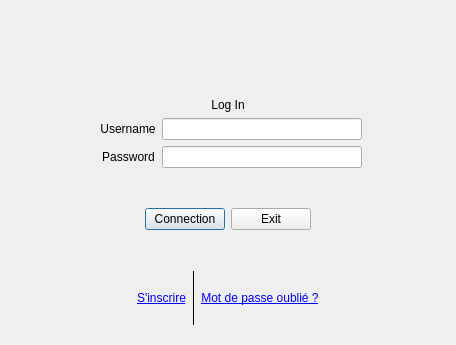
<?xml version="1.0" encoding="UTF-8"?>
<ui version="4.0">
 <class>ConnectionWindow</class>
 <widget class="QDialog" name="ConnectionWindow">
  <property name="windowModality">
   <enum>Qt::ApplicationModal</enum>
  </property>
  <property name="enabled">
   <bool>true</bool>
  </property>
  <property name="geometry">
   <rect>
    <x>0</x>
    <y>0</y>
    <width>456</width>
    <height>345</height>
   </rect>
  </property>
  <property name="contextMenuPolicy">
   <enum>Qt::DefaultContextMenu</enum>
  </property>
  <property name="windowTitle">
   <string>Connection</string>
  </property>
  <property name="modal">
   <bool>false</bool>
  </property>
  <layout class="QVBoxLayout" name="verticalLayout_2">
   <item alignment="Qt::AlignBottom">
    <widget class="QLabel" name="Logo">
     <property name="sizePolicy">
      <sizepolicy hsizetype="Preferred" vsizetype="Preferred">
       <horstretch>0</horstretch>
       <verstretch>0</verstretch>
      </sizepolicy>
     </property>
     <property name="maximumSize">
      <size>
       <width>16777215</width>
       <height>16777215</height>
      </size>
     </property>
     <property name="text">
      <string/>
     </property>
     <property name="pixmap">
      <pixmap resource="../pictures.qrc">:/logos/TwiceCastV2.png</pixmap>
     </property>
     <property name="scaledContents">
      <bool>false</bool>
     </property>
     <property name="alignment">
      <set>Qt::AlignHCenter|Qt::AlignTop</set>
     </property>
    </widget>
   </item>
   <item alignment="Qt::AlignBottom">
    <widget class="QWidget" name="LogInInfoWidget" native="true">
     <property name="sizePolicy">
      <sizepolicy hsizetype="Preferred" vsizetype="Fixed">
       <horstretch>0</horstretch>
       <verstretch>0</verstretch>
      </sizepolicy>
     </property>
     <property name="maximumSize">
      <size>
       <width>16777215</width>
       <height>121</height>
      </size>
     </property>
     <layout class="QVBoxLayout" name="verticalLayout">
      <item>
       <widget class="QLabel" name="ConnectionText">
        <property name="text">
         <string>Log In</string>
        </property>
        <property name="alignment">
         <set>Qt::AlignCenter</set>
        </property>
       </widget>
      </item>
      <item>
       <layout class="QFormLayout" name="FormConnection">
        <property name="sizeConstraint">
         <enum>QLayout::SetDefaultConstraint</enum>
        </property>
        <property name="fieldGrowthPolicy">
         <enum>QFormLayout::FieldsStayAtSizeHint</enum>
        </property>
        <property name="labelAlignment">
         <set>Qt::AlignCenter</set>
        </property>
        <property name="formAlignment">
         <set>Qt::AlignHCenter|Qt::AlignTop</set>
        </property>
        <item row="0" column="0">
         <widget class="QLabel" name="UsernameText">
          <property name="text">
           <string>Username</string>
          </property>
          <property name="alignment">
           <set>Qt::AlignCenter</set>
          </property>
         </widget>
        </item>
        <item row="0" column="1">
         <widget class="QLineEdit" name="UsernameEdit">
          <property name="minimumSize">
           <size>
            <width>200</width>
            <height>0</height>
           </size>
          </property>
         </widget>
        </item>
        <item row="1" column="0">
         <widget class="QLabel" name="PasswordText">
          <property name="text">
           <string>Password</string>
          </property>
          <property name="alignment">
           <set>Qt::AlignCenter</set>
          </property>
          <property name="wordWrap">
           <bool>false</bool>
          </property>
         </widget>
        </item>
        <item row="1" column="1">
         <widget class="QLineEdit" name="PasswordEdit">
          <property name="minimumSize">
           <size>
            <width>200</width>
            <height>0</height>
           </size>
          </property>
          <property name="echoMode">
           <enum>QLineEdit::Password</enum>
          </property>
          <property name="alignment">
           <set>Qt::AlignLeading|Qt::AlignLeft|Qt::AlignVCenter</set>
          </property>
         </widget>
        </item>
       </layout>
      </item>
     </layout>
    </widget>
   </item>
   <item alignment="Qt::AlignHCenter">
    <widget class="QWidget" name="LoginWidget" native="true">
     <layout class="QHBoxLayout" name="horizontalLayout">
      <item>
       <widget class="QPushButton" name="ConnectionButton">
        <property name="text">
         <string>Connection</string>
        </property>
       </widget>
      </item>
      <item>
       <widget class="QPushButton" name="ExitButton">
        <property name="text">
         <string>Exit</string>
        </property>
       </widget>
      </item>
     </layout>
    </widget>
   </item>
   <item alignment="Qt::AlignHCenter">
    <widget class="QWidget" name="SupWidget" native="true">
     <layout class="QHBoxLayout" name="SupLayout">
      <item>
       <widget class="QLabel" name="InscriptionLabel">
        <property name="text">
         <string>&lt;a href=&quot;http://eip.epitech.eu/2018/twicecast/&quot;&gt;S'inscrire&lt;/a&gt;</string>
        </property>
        <property name="alignment">
         <set>Qt::AlignCenter</set>
        </property>
        <property name="openExternalLinks">
         <bool>true</bool>
        </property>
        <property name="textInteractionFlags">
         <set>Qt::TextBrowserInteraction</set>
        </property>
       </widget>
      </item>
      <item>
       <widget class="Line" name="line">
        <property name="frameShadow">
         <enum>QFrame::Plain</enum>
        </property>
        <property name="orientation">
         <enum>Qt::Vertical</enum>
        </property>
       </widget>
      </item>
      <item>
       <widget class="QLabel" name="ForgottenPasswordLabel">
        <property name="text">
         <string>&lt;a href=&quot;http://eip.epitech.eu/2018/twicecast/&quot;&gt;Mot de passe oublié ?&lt;/a&gt;</string>
        </property>
        <property name="alignment">
         <set>Qt::AlignCenter</set>
        </property>
        <property name="openExternalLinks">
         <bool>true</bool>
        </property>
        <property name="textInteractionFlags">
         <set>Qt::TextBrowserInteraction</set>
        </property>
       </widget>
      </item>
     </layout>
    </widget>
   </item>
  </layout>
 </widget>
 <resources>
  <include location="../pictures.qrc"/>
 </resources>
 <connections/>
</ui>
